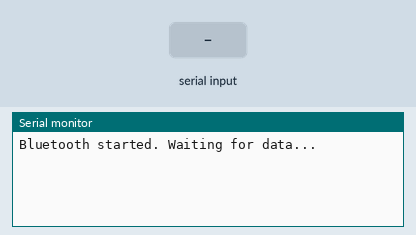
The sketch below on a simulated ESP32. Parts: the last lines printed to the serial monitor. Inputs (shaded band) come from the test bench. Nothing arrives over Bluetooth unless stated.

Above: at 1.2 s.
1.3 s: "90,45,200\n" received over the second serial link
At 1.9 s:
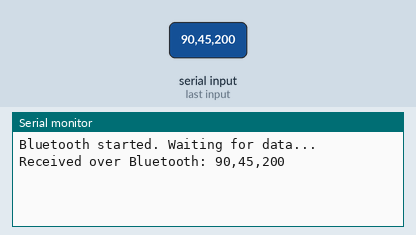
2.8 s: "90,45\n" received over the second serial link
At 4.0 s:
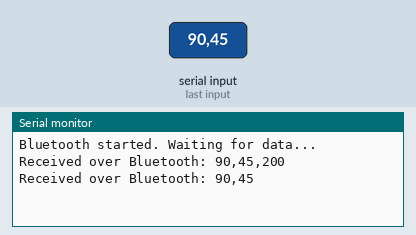
4.3 s: "5\n" received over the second serial link
At 5.3 s:
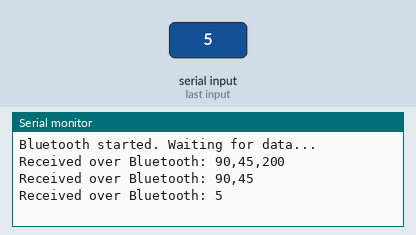
5.8 s: "W90\n" received over the second serial link
At 6.5 s:
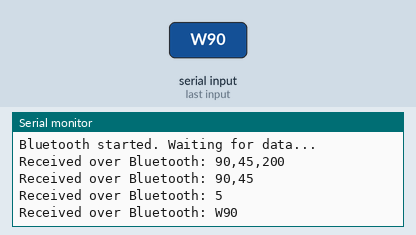
7.3 s: "W,45\n" received over the second serial link
At 7.6 s:
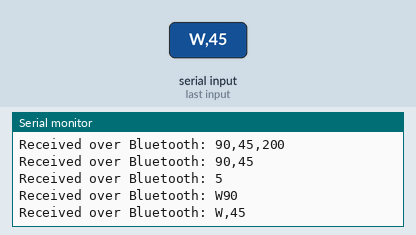
8.8 s: "R90\n" received over the second serial link
At 10.0 s:
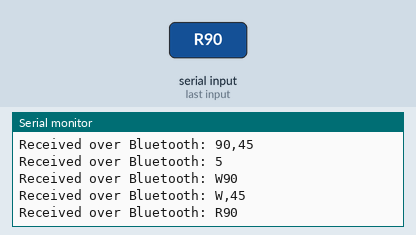

Measured:
- after the input at 1.3 s, the serial monitor: prints a new line at once (image 1)
- after the input at 2.8 s, the serial monitor: prints a new line at once (image 2)
- after the input at 4.3 s, the serial monitor: prints a new line at once (image 3)
- after the input at 5.8 s, the serial monitor: prints a new line at once (image 4)
- after the input at 7.3 s, the serial monitor: prints a new line at once (image 5)
- after the input at 8.8 s, the serial monitor: prints a new line at once (image 6)

The sketch:

bluetooth_serial_assignment.ino
```cpp
#include <Arduino.h>
#include <BluetoothSerial.h>
#include <driver/ledc.h>

/*
	Tested on Writing digital pin on ESP
	and for reading analog value of a potentiometer
	(other funcs i was lacking equipment)
	libs used:
	BluetoothSerial 3.1.0
	esp32:esp32   3.1.0

	on attached fig.jpeg, we connect a led first to
	32 pin, lighting it up and down while afterwards
	we connected a potentiometer and read some values
        while modifying the potentiometer knob.
   */

BluetoothSerial SerialBT;
String response;

void setup() {
  Serial.begin(115200);         // USB serial monitor
  SerialBT.begin("ESP32_BT");   // Name seen by Bluetooth Terminal
  Serial.println("Bluetooth started. Waiting for data...");
}

void loop() {
  if (SerialBT.available()) {
    String received = SerialBT.readStringUntil('\n'); // Read until newline
    Serial.print("Received over Bluetooth: ");
    Serial.println(received);
    parseAndExecute(received);
    SerialBT.println(response); // Send response back to the phone
  }
}

void parseAndExecute(String cmd) {
  response = "OK";  // Default response

  if (cmd.startsWith("W")) {
    char type = cmd.charAt(1); // 'D' or 'A'
    int underscore = cmd.indexOf('_');
    int pin = cmd.substring(2, underscore).toInt();
    int val = cmd.substring(underscore + 1).toInt();

    if (type == 'D') {
      pinMode(pin, OUTPUT);
      digitalWrite(pin, val);
      } else if (type == 'A') {
      int pwmChannel = 0;
      int freq = 5000;
      int resolution = 8;

      // Configure LEDC timer
      ledc_timer_config_t timer_conf = {
          .speed_mode = LEDC_LOW_SPEED_MODE,
          .duty_resolution = static_cast<ledc_timer_bit_t>(resolution),
          .timer_num = LEDC_TIMER_0,
          .freq_hz = freq,
          .clk_cfg = LEDC_AUTO_CLK
      };
      ledc_timer_config(&timer_conf);

      // Configure LEDC channel
      ledc_channel_config_t channel_conf = {
          .gpio_num = pin,
          .speed_mode = LEDC_LOW_SPEED_MODE,
          .channel = static_cast<ledc_channel_t>(pwmChannel),
          .timer_sel = LEDC_TIMER_0,
          .duty = 0,
          .hpoint = 0
      };
      ledc_channel_config(&channel_conf);

      // Set duty cucle
      ledc_set_duty(LEDC_LOW_SPEED_MODE, static_cast<ledc_channel_t>(pwmChannel), val);
      ledc_update_duty(LEDC_LOW_SPEED_MODE, static_cast<ledc_channel_t>(pwmChannel));
    }
  } else if (cmd.startsWith("R")) {
    char type = cmd.charAt(1); // 'D' or 'A'
    int pin = cmd.substring(2).toInt();

    if (type == 'D') {
      pinMode(pin, INPUT);
      response = String(digitalRead(pin));
    } else if (type == 'A') {
      pinMode(pin, INPUT);
      response = String(analogRead(pin));
    }
  } else {
    response = "Invalid command";
  }
}
```
